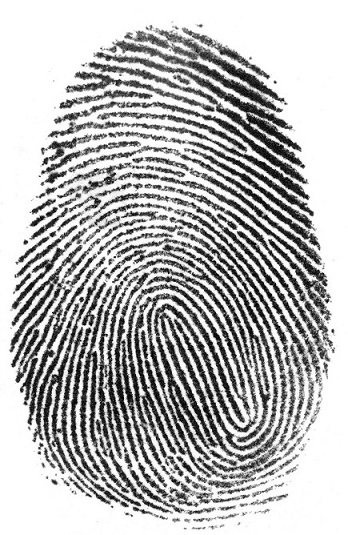
#> input picture HomeAssignmemt-3/img/fingerprint.jpg, 348 x 535 px
$ python -i basic_morphology.py   (imports and definitions only)
#> lines starting #> are read from the running program, lines starting #| are printed output that depends on the picture
#> further down, picture is the input picture: shape (535, 348, 3); min 0, max 255, mean 183.6
import numpy as np
import cv2


# 腐蚀
def erode(_img):  # 输入的为二值图
    # 初始化图像平移矩阵
    m_1 = np.array([[1, 0, -1], [0, 1, -1]], dtype=np.float32)  # 左上
    m_2 = np.array([[1, 0, 0], [0, 1, -1]], dtype=np.float32)  # 上
    m_3 = np.array([[1, 0, 1], [0, 1, -1]], dtype=np.float32)  # 右上
    m_4 = np.array([[1, 0, -1], [0, 1, 0]], dtype=np.float32)  # 左
    m_5 = np.array([[1, 0, 1], [0, 1, 0]], dtype=np.float32)  # 右
    m_6 = np.array([[1, 0, -1], [0, 1, 1]], dtype=np.float32)  # 左下
    m_7 = np.array([[1, 0, 0], [0, 1, 1]], dtype=np.float32)  # 下
    m_8 = np.array([[1, 0, 1], [0, 1, 1]], dtype=np.float32)  # 右下
    M = [m_1, m_2, m_3, m_4, m_5, m_6, m_7, m_8]

    # 9个平移后的图像取交集得到腐蚀结果
    img_result = _img.copy()
    for i in M:
        img_shift = cv2.warpAffine(_img, i, (_img.shape[1], _img.shape[0]))  # 使用放射变化进行平移
        img_result = cv2.bitwise_and(img_result, img_shift)
#> this loop made 8 passes
#> pass 1, in erode, `img_shift = cv2.warpAffine(_img, i, (_img.shape[1], _img.shape[0]))`:
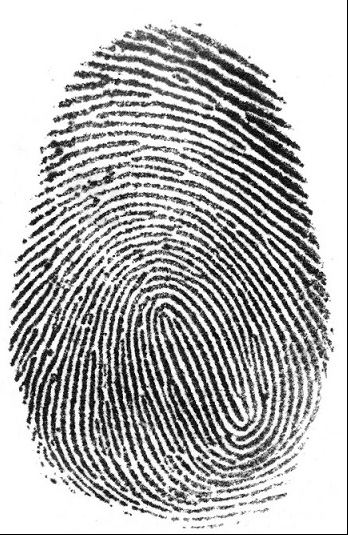
#> img_shift: shape (535, 348, 3); min 0, max 255, mean 182.4
#> pass 1, in erode, `img_result = cv2.bitwise_and(img_result, img_shift)`:
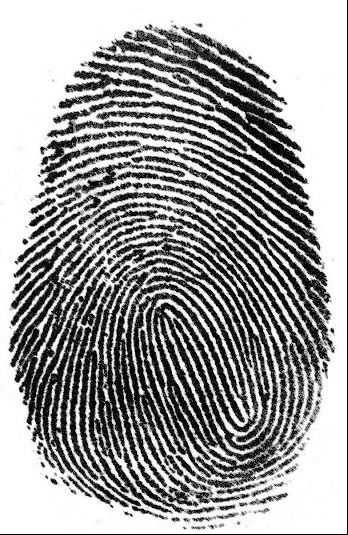
#> img_result: shape (535, 348, 3); min 0, max 255, mean 157.7
#> after the loop:
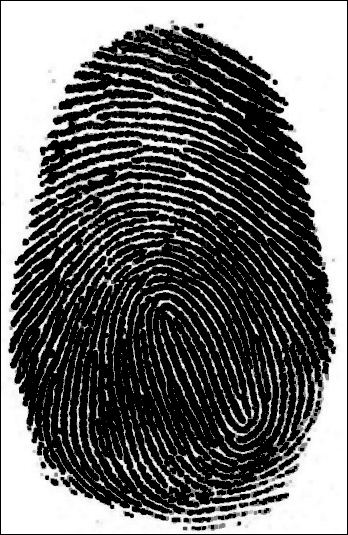
#> img_result: shape (535, 348, 3); min 0, max 255, mean 109.5

    return img_result


# 膨胀
def dilate(_img):  # 输入的为二值图
    # 初始化图像平移矩阵
    m_1 = np.array([[1, 0, -1], [0, 1, -1]], dtype=np.float32)  # 左上
    m_2 = np.array([[1, 0, 0], [0, 1, -1]], dtype=np.float32)  # 上
    m_3 = np.array([[1, 0, 1], [0, 1, -1]], dtype=np.float32)  # 右上
    m_4 = np.array([[1, 0, -1], [0, 1, 0]], dtype=np.float32)  # 左
    m_5 = np.array([[1, 0, 1], [0, 1, 0]], dtype=np.float32)  # 右
    m_6 = np.array([[1, 0, -1], [0, 1, 1]], dtype=np.float32)  # 左下
    m_7 = np.array([[1, 0, 0], [0, 1, 1]], dtype=np.float32)  # 下
    m_8 = np.array([[1, 0, 1], [0, 1, 1]], dtype=np.float32)  # 右下
    M = [m_1, m_2, m_3, m_4, m_5, m_6, m_7, m_8]

    # 9个平移后的图像取交集得到腐蚀结果
    img_result = _img.copy()
    for i in M:
        img_shift = cv2.warpAffine(_img, i, (_img.shape[1], _img.shape[0]))  # 使用放射变化进行平移
        img_result = cv2.bitwise_or(img_result, img_shift)
#> this loop made 8 passes
#> pass 1, in dilate, `img_shift = cv2.warpAffine(_img, i, (_img.shape[1], _img.shape[0]))`:
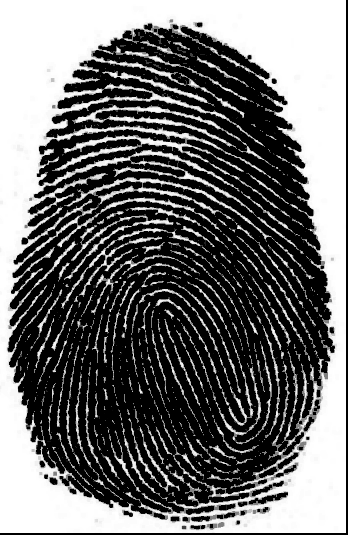
#> img_shift: shape (535, 348, 3); min 0, max 255, mean 109.5
#> pass 1, in dilate, `img_result = cv2.bitwise_or(img_result, img_shift)`:
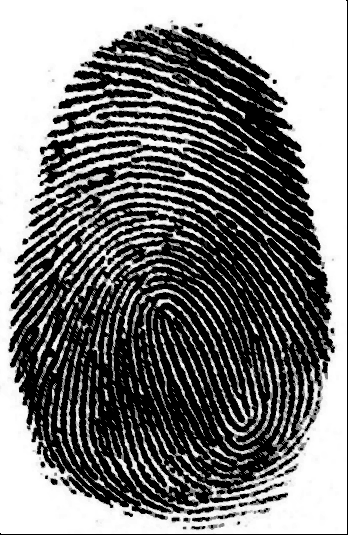
#> img_result: shape (535, 348, 3); min 0, max 255, mean 124
#> pass 2, in dilate, `img_shift = cv2.warpAffine(_img, i, (_img.shape[1], _img.shape[0]))`:
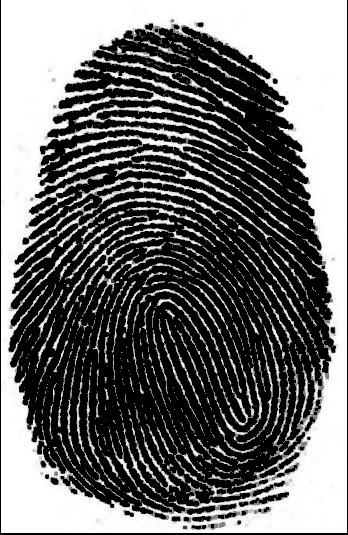
#> img_shift: shape (535, 348, 3); min 0, max 255, mean 109.5
#> after the loop:
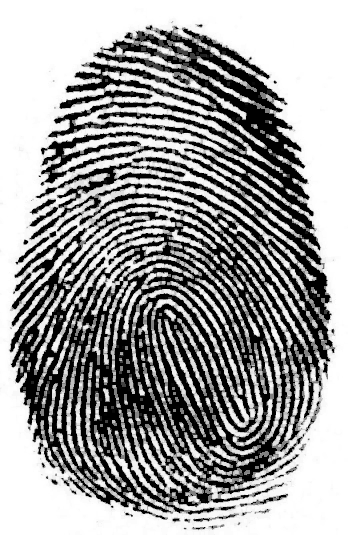
#> img_result: shape (535, 348, 3); min 0, max 255, mean 155.5

    return img_result


# 开运算
def open_operation(_img):
    # 先腐蚀, 再膨胀
    img_result = erode(_img)
    img_result = dilate(img_result)

    return img_result

>>> import cv2
>>> picture = cv2.imread('img/fingerprint.jpg')
>>> result = open_operation(picture)
